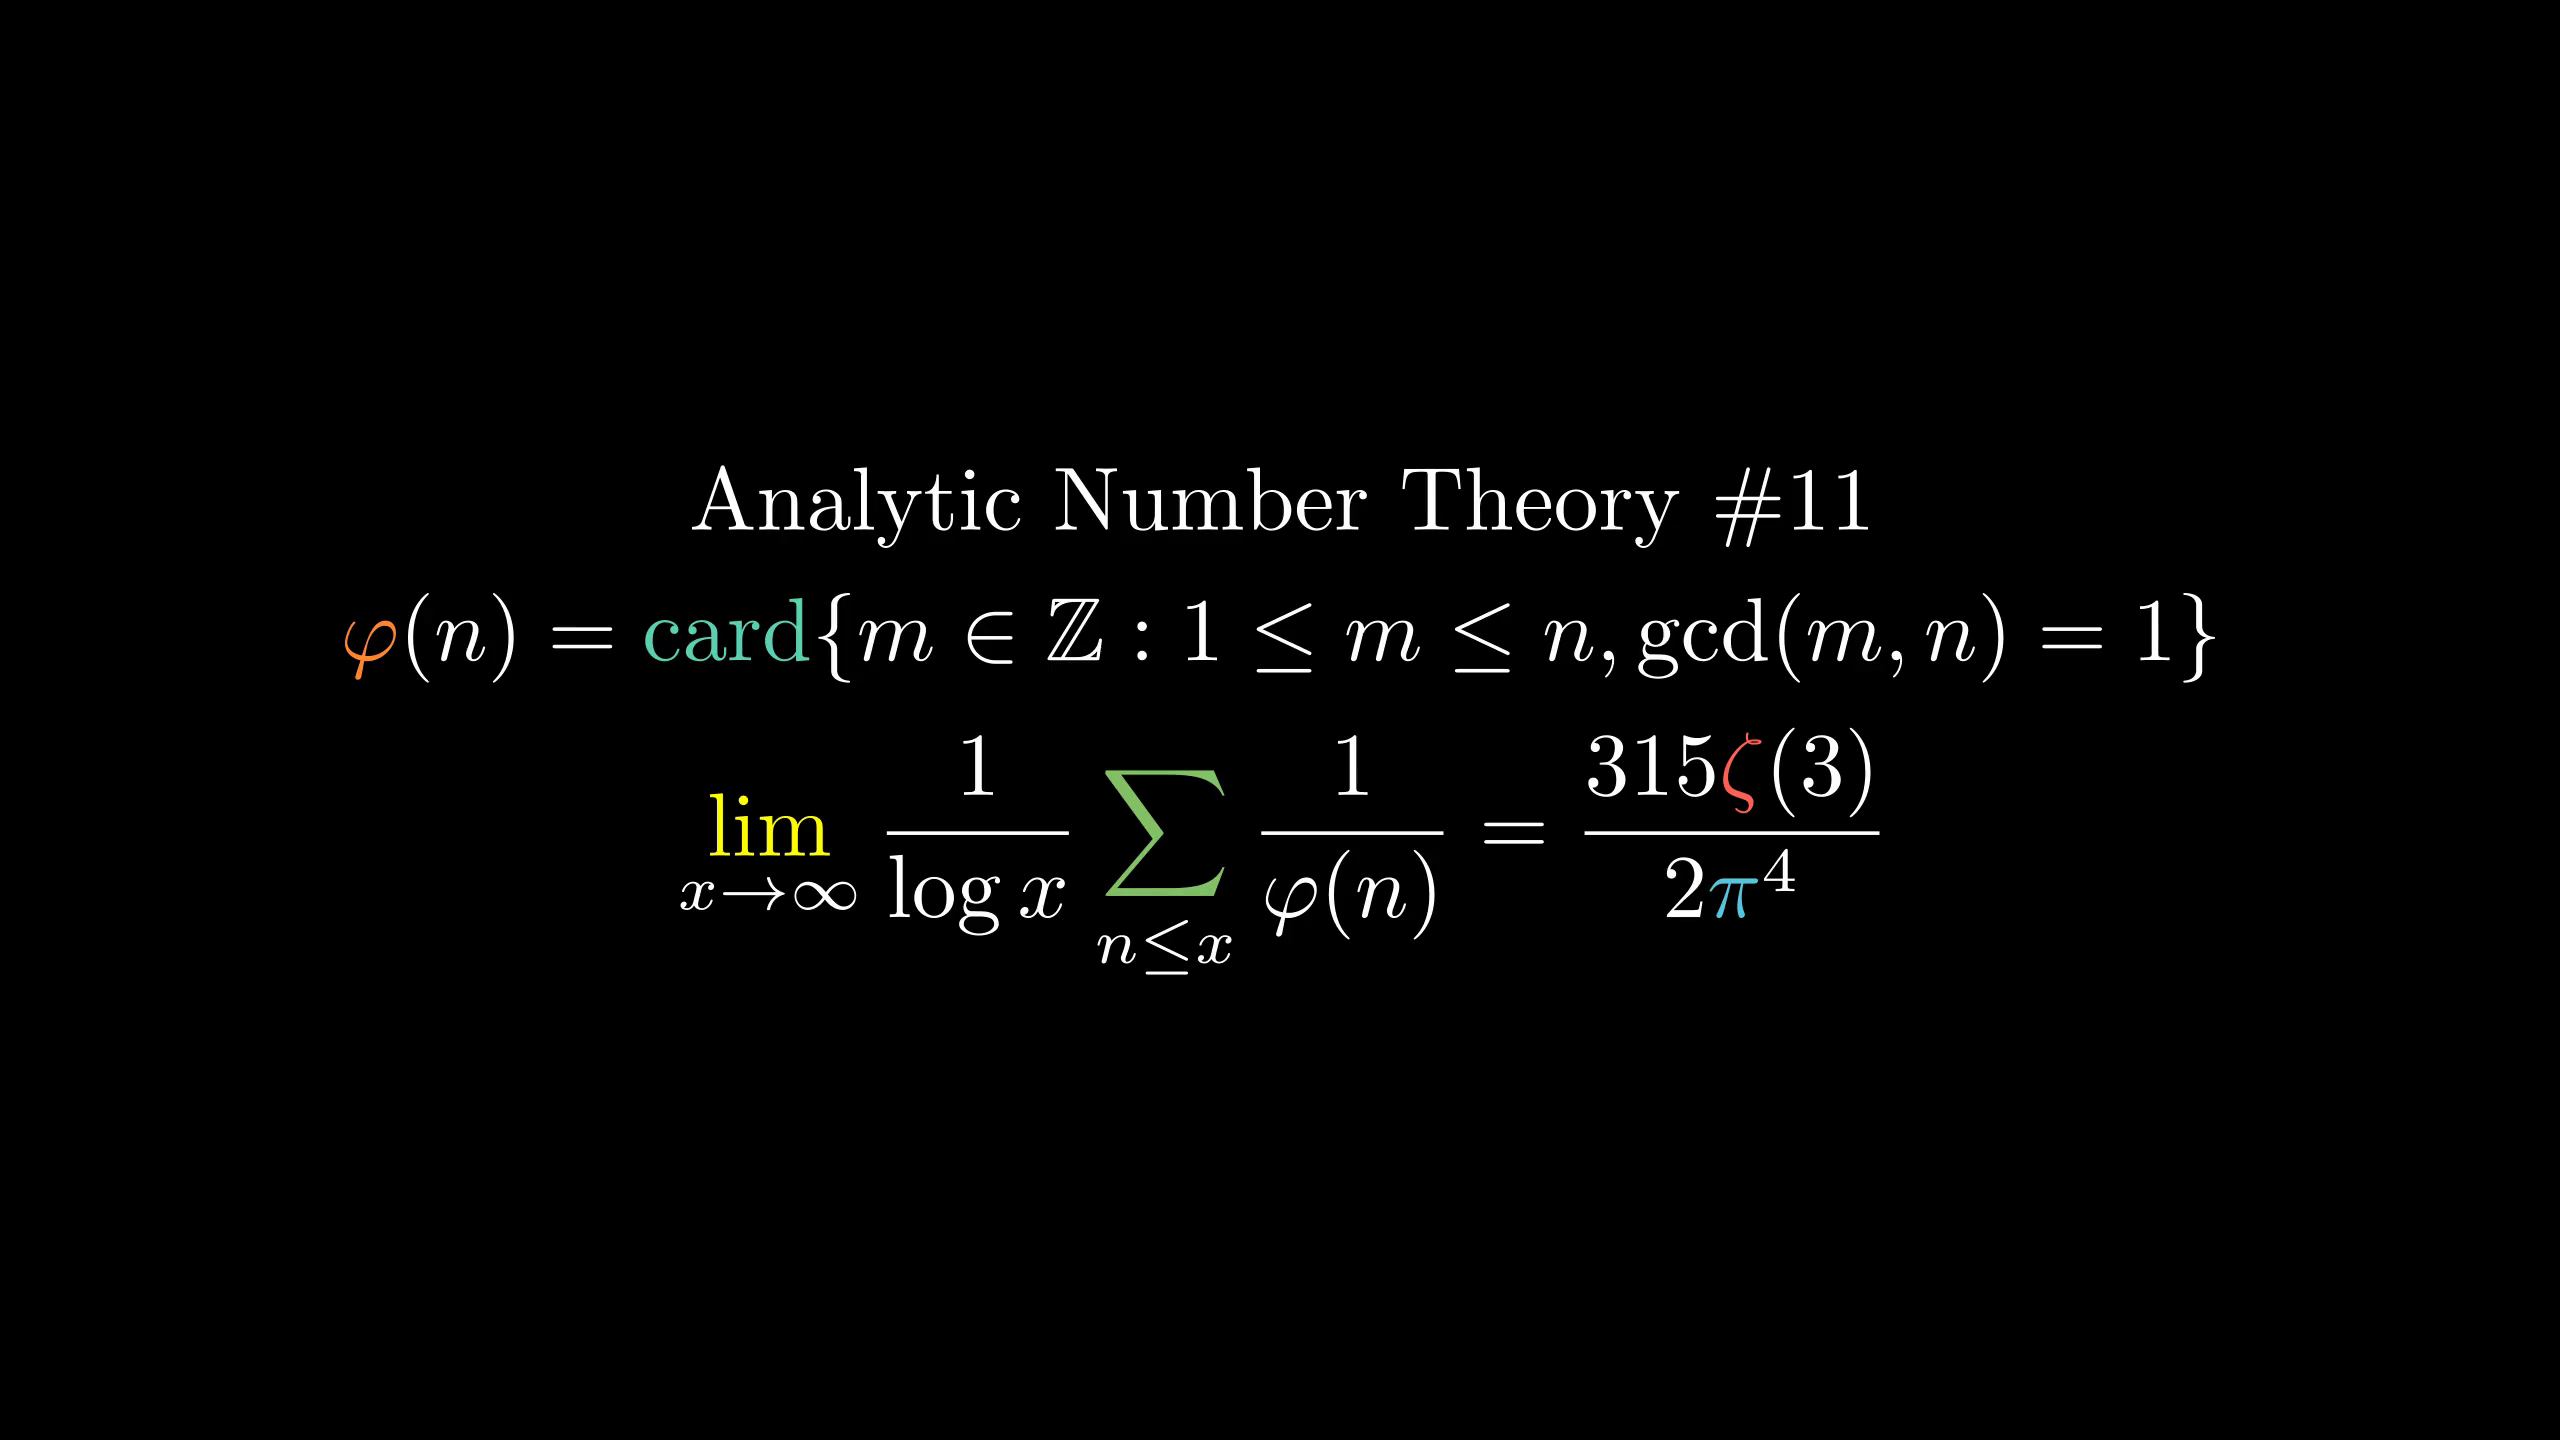

Reproduce this figure in Python.
from manimlib.imports import *

class FooScene(Scene):
    def construct(self):
        tit=TextMobject(r"Analytic Number Theory \#11")
        fml0=TexMobject(r"\varphi(n)=\operatorname{card}\{m\in\mathbb Z:1\le m\le n,\gcd(m,n)=1\}",
                tex_to_color_map={
                    r"\varphi":ORANGE,
                    r"\operatorname{card}":TEAL
                })
        fml=TexMobject(r"\lim_{x\to\infty}{1\over\log x}\sum_{n\le x}{1\over\varphi(n)}={315\zeta(3)\over2\pi^4}",
                tex_to_color_map={
                    r"\lim":YELLOW,
                    r"\sum":GREEN,
                    r"\zeta":RED,
                    r"\pi":BLUE
                })
        self.add(VGroup(tit,fml0,fml).arrange(DOWN))
        self.wait()
